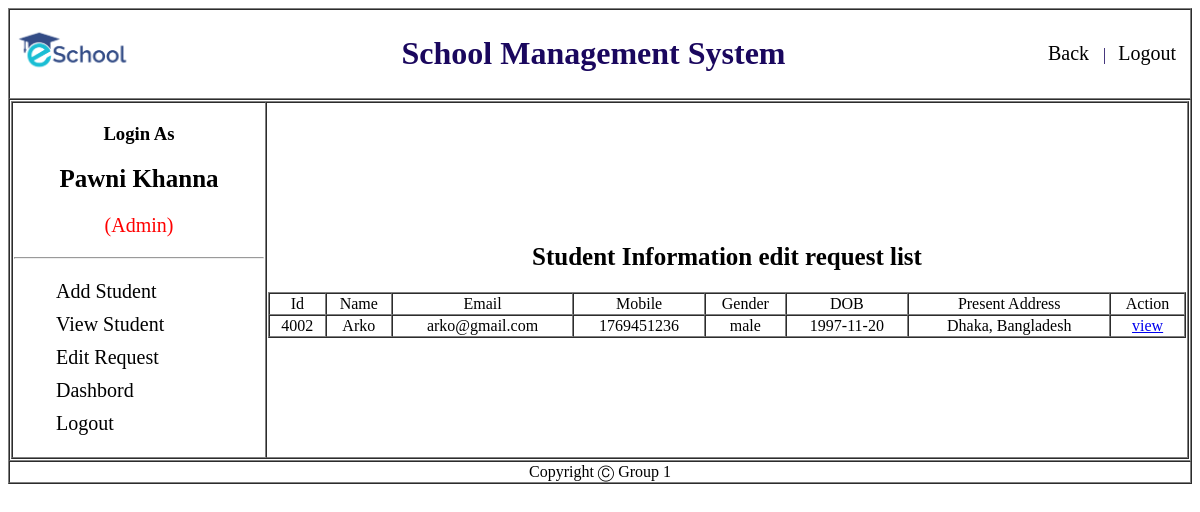
The app's page /Admin/view/editrequestlist.php (signed in) with its own data.
### tables this page shows
CREATE TABLE `edit_student` (
  `id` varchar(4) NOT NULL,
  `name` varchar(50) NOT NULL,
  `email` varchar(50) NOT NULL,
  `mobile` varchar(10) NOT NULL,
  `gender` varchar(10) NOT NULL,
  `dob` date NOT NULL,
  `p_address` varchar(70) NOT NULL
);

### Admin/Model/studentModel.php (called while the page is built, shortened)
<?php
function alleditUserList(){
    $conn = getConnection();
    $sql = "select * from edit_student";
    $result = mysqli_query($conn, $sql);
    $users =[];
		while($row = mysqli_fetch_assoc($result)){
			array_push($users, $row);
		}
		return $users;
}
?>

### Admin/View/editrequestlist.php (the view, shortened to what this page needs)
<?php
	include('header.php');
	include_once('../model/studentModel.php');
	$UsersList = alleditUserList();
?>
<div id="sidebar" class="">
                <ul>
                  <li><a href="addStudent.php">Add Student</a></li>
                  <li><a href="viewStudent.php">View Student</a></li>
                  <li><a href="editrequestlist.php">Edit Request</a></li>
                  <li><a href="dashboard.php">Dashbord</a></li>
                  <li><a href="../Controller/logout.php">Logout</a></li>
                </ul>
							</div>
              </td>
              <td>
                <center><h2>Student Information edit request list</h2></center>
								<?php
								echo "<table border = 1 width='100%' cellspacing = 0  >
								<tr align = 'center'>
										<td>Id</td>
										<td>Name</td>
										<td>Email</td>
										<td>Mobile</td>
										<td>Gender</td>
										<td>DOB</td>
										<td>Present Address</td>
										<td>Action</td>
								</tr>";
								for($i = 0; $i<count($UsersList); $i++){
										echo "<tr align = 'center'>
										<td>{$UsersList[$i]['id']}</td>
										<td>{$UsersList[$i]['name']}</td>
										<td>{$UsersList[$i]['email']}</td>
										<td>{$UsersList[$i]['mobile']}</td>
										<td>{$UsersList[$i]['gender']}</td>
										<td>{$UsersList[$i]['dob']}</td>
                    <td>{$UsersList[$i]['p_address']}</td>
										<td> <a href='editrequestStudent.php?id={$UsersList[$i]['id']}'> view </a>  </td>
								</tr>";
								}
								echo "</table>";
								?>
              </td>
            </tr>
          </table>
        </td>
      </tr>
      <?php include('footer.php'); ?>

### Admin/Style/sidebar.css (style rules this page uses)
#navigation h2 { font-size: 25px; text-align: center; }
#sidebar ul li { list-style-type: none; font-size: 20px; padding: 5px 2px; }
#sidebar ul li:last-child { border-bottom: 0; }
#sidebar ul li a { text-decoration: none; color: #000; }

### records on screen
edit_student: id "4002", name "Arko", email "arko@gmail.com", mobile "1769451236", gender "male", dob "1997-11-20", p_address "Dhaka, Bangladesh"

### other values on screen
$_COOKIE['name'] "Pawni Khanna"
